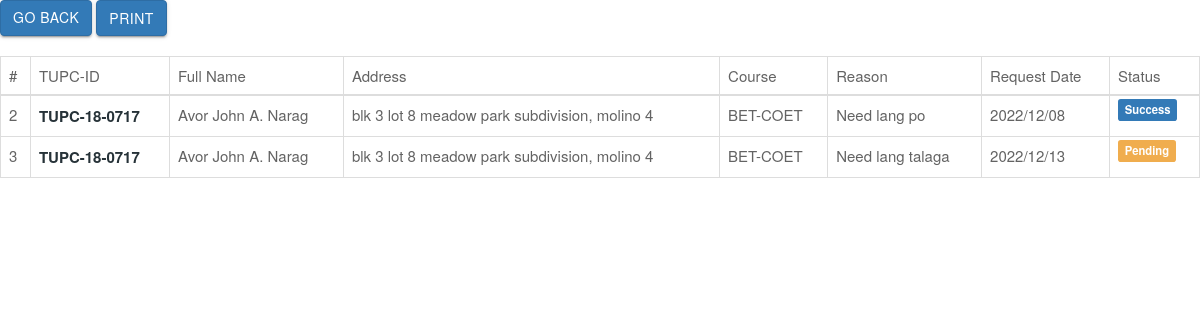
The page /admin/table_scholarship.php (signed in) on the database as committed earlier.
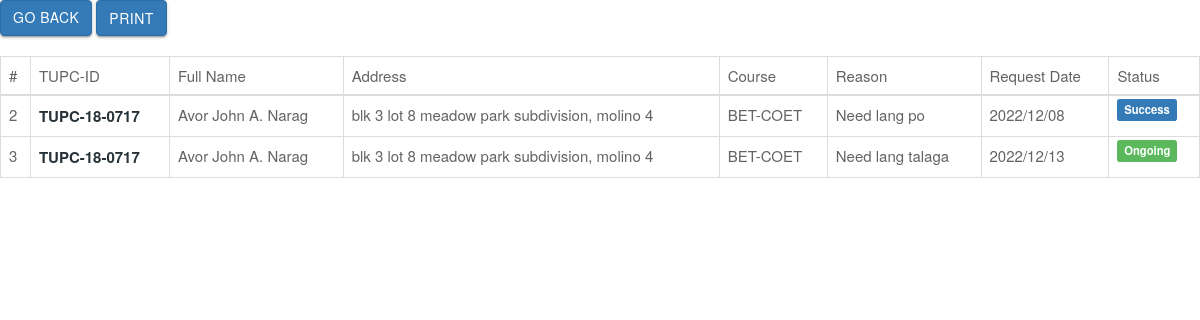
The same page on the database as committed later.
### tables this page shows
CREATE TABLE `scholarship` (
  `id` int(11) NOT NULL,
  `student_id` varchar(100) NOT NULL,
  `apply` varchar(100) NOT NULL,
  `school_yr` varchar(100) NOT NULL,
  `name` varchar(100) NOT NULL,
  `course` varchar(100) NOT NULL,
  `contact` varchar(100) NOT NULL,
  `email` varchar(100) NOT NULL,
  `dbirth` varchar(100) NOT NULL,
  `pbirth` varchar(100) NOT NULL,
  `age` int(11) NOT NULL,
  `sex` varchar(100) NOT NULL,
  `nationality` varchar(100) NOT NULL,
  `religion` varchar(100) NOT NULL,
  `address` text NOT NULL,
  `paddress` text NOT NULL,
  `elementary` varchar(100) NOT NULL,
  `e_address` text NOT NULL,
  `e_syattend` varchar(100) NOT NULL,
  `e_awards` varchar(100) NOT NULL,
  `junior` varchar(100) NOT NULL,
  `j_address` text NOT NULL,
  `j_syattend` varchar(100) NOT NULL,
  `j_awards` varchar(100) NOT NULL,
  `senior` varchar(100) NOT NULL,
  `s_address` text NOT NULL,
  `s_syattend` varchar(100) NOT NULL,
  `s_awards` varchar(100) NOT NULL,
  `academic_probation` text NOT NULL,
  `desciplinary_probation` text NOT NULL,
  `f_name` varchar(100) NOT NULL,
  `f_nationality` varchar(100) NOT NULL,
  `f_occupation` varchar(100) NOT NULL,
  `f_company` text NOT NULL,
  `f_number` varchar(100) NOT NULL,
  `f_contact` varchar(100) NOT NULL,
  `m_name` varchar(100) NOT NULL,
  `m_nationality` varchar(100) NOT NULL,
  `m_occupation` varchar(100) NOT NULL,
  `m_company` text NOT NULL,
  `m_number` varchar(100) NOT NULL,
  `m_contact` varchar(100) NOT NULL,
  `siblings` int(11) NOT NULL,
  `birth_order` varchar(100) NOT NULL,
  `hospitalized` varchar(100) NOT NULL,
  `details` varchar(100) NOT NULL,
  `essay1` text NOT NULL,
  `essay2` text NOT NULL,
  `req_date` varchar(100) NOT NULL,
  `sched_date` varchar(100) NOT NULL,
  `status` varchar(100) NOT NULL,
  `message` text NOT NULL
);

### admin/table_scholarship.php (the view, shortened to what this page needs)
<?php
    include('connection.php');
?>
<head>
    <link rel="stylesheet" href="bower_components/font-awesome/css/font-awesome.min.css">
    <link href="css/materialize.css" rel="stylesheet">
    <link href="css/style.css" rel="stylesheet" />
    <link rel="stylesheet" href="bower_components/bootstrap/dist/css/bootstrap.min.css">
    <link rel="stylesheet" href="bower_components/Ionicons/css/ionicons.min.css">
    <link rel="stylesheet" href="bower_components/datatables.net-bs/css/dataTables.bootstrap.min.css">
    <link rel="stylesheet" href="bower_components/datatables.net-bs/css/dataTables.bootstrap.css">
    <link href="css/style-mob.css" rel="stylesheet" />
</head>
<a href="_admin-scholarship.php" type="button" class="btn btn-primary">Go Back</a>
<button type="submit" class="btn btn-primary" id="print" onclick="printPage()">Print</button>
<table class="table table-bordered table-hover table-sm">
    <thead>
    <tr class="table-secondary">
        <th>#</th>
        <th>TUPC-ID</th>
        <th>Full Name</th>
        <th>Address</th>
        <th>Course</th>
        <th>Reason</th>
        <th>Request Date</th>
        <th>Status</th>
    </tr>
    </thead>
    <tbody>
    <?php
        $query = "SELECT * FROM scholarship ";
        $result = mysqli_query($conn, $query);
        while ($row = mysqli_fetch_array($result)) {
    ?>
    <tr>
        <td><?php echo $row['id'] ?></td>
        <td><span class="list-enq-name"><?php echo $row['student_id'] ?></span></td>
        <td><?php echo $row['name'] ?></td>
        <td><?php echo $row['address'] ?></td>
        <td><?php echo $row['course'] ?></td>
        <td><?php echo $row['essay2'] ?></td>
        <td><?php echo $row['req_date'] ?></td>
        <td>
            <?php
                if($row['status'] == 'PENDING'){
                    echo '
                    <span class="label label-warning">Pending</span>
                    ';
                }elseif($row['status'] == 'DECLINED'){
                    echo '
                    <span class="label label-danger">Declined</span>
                    ';
                }elseif($row['status'] == 'ONGOING'){
                    echo '
                    <span class="label label-success">Ongoing</span>
                    ';
                }
                else{
                    echo '
                    <span class="label label-primary">Success</span>
                    ';
                }
            ?>
        </td>
    </tr>
    <?php } ?>
    </tbody>
</table>

Rows that differ between the two databases and show on the page:
changed scholarship "Need lang talaga": status "Pending" → "Ongoing"
